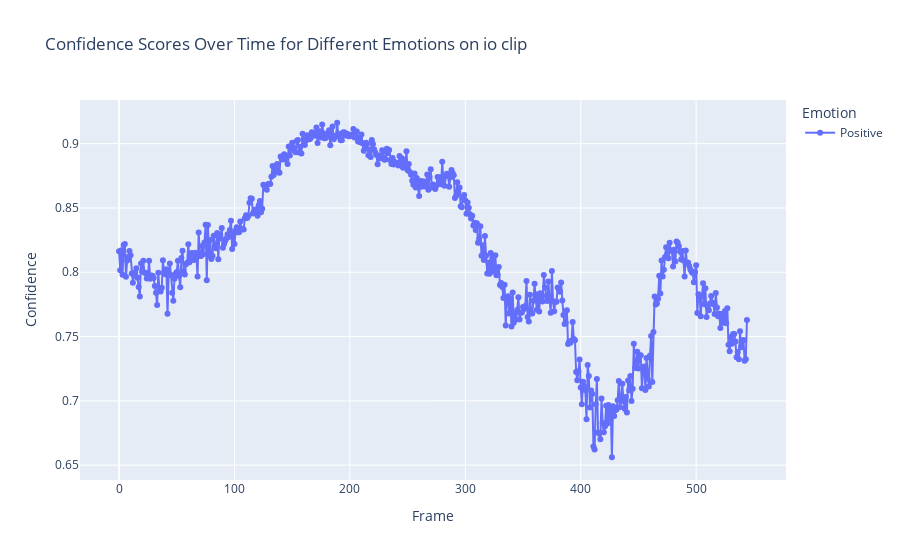

The notebook cell saved with this chart:
### Code cell
plot_predictions(df, 'sub26_EP07_37incpetion_fl')

### Figure 1 — Plotly figure (JSON) as saved in the notebook; plotly's stock layout.template omitted (floating-point values rounded to 4 significant figures; data arrays with more than 128 entries replaced by an {"elided": "..."} marker saying what was removed)
{"data": [{"hovertemplate": "Emotion=Positive<br>Frame=%{x}<br>Confidence=%{y}<extra></extra>", "legendgroup": "Positive", "line": {"color": "#636efa", "dash": "solid"}, "marker": {"symbol": "circle"}, "mode": "lines+markers", "name": "Positive", "orientation": "v", "showlegend": true, "type": "scatter", "x": {"elided": "545 int values"}, "xaxis": "x", "y": {"elided": "545 float values"}, "yaxis": "y"}], "layout": {"legend": {"title": {"text": "Emotion"}, "tracegroupgap": 0}, "title": {"text": "Confidence Scores Over Time for Different Emotions on io clip"}, "xaxis": {"anchor": "y", "domain": [0, 1], "title": {"text": "Frame"}}, "yaxis": {"anchor": "x", "domain": [0, 1], "title": {"text": "Confidence"}}}}
